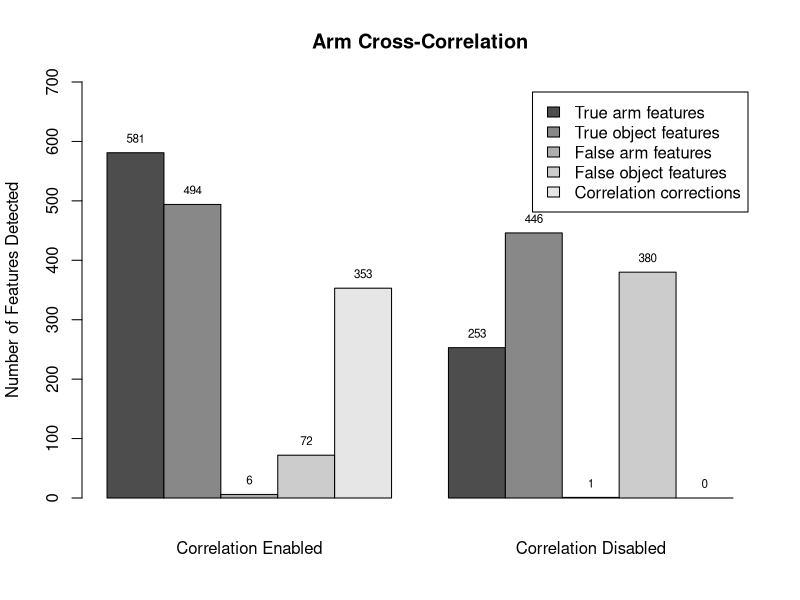

Here is the R script that generated this plot:

d <- read.table("total.dat", header=TRUE, sep=",")

# create a two row matrix with x and y
height <- rbind(d[,1], d[,2], d[,3], d[,4], d[,5])
height = height/3.0
height = ceiling(height)

# Use height and set 'beside = TRUE' to get pairs
# save the bar midpoints in 'mp'
# Set the bar pair labels to A:D
mp <- barplot(height, beside=TRUE, ylim = c(0, 700), ylab="Number of Features Detected", main="Arm Cross-Correlation", cex.names=0.8, legend=c("True arm features", "True object features", "False arm features", "False object features", "Correlation corrections"))
text(mp, height, labels = format(height, 5) ,pos = 3, cex = 0.7)

mtext(1, at = colMeans(mp), text = c("Correlation Enabled", "Correlation Disabled"), line = 2)
